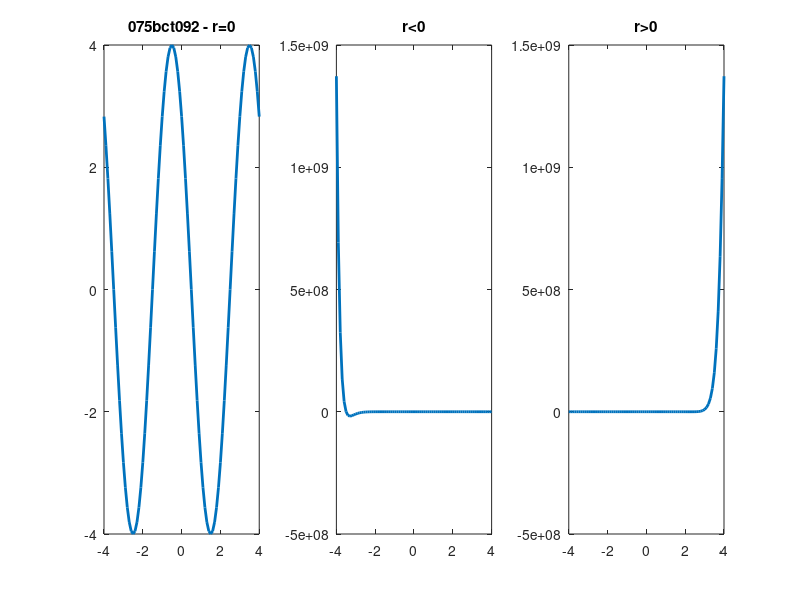

Recreate this plot in MATLAB.

t = -4:0.1:4;
c = 4;
r = 0;
w0 = 2*pi/4;
theta = pi/4;

x = abs(c)*exp(r*t).*(cos(w0*t+theta)+1i*sin(w0*t+theta));
subplot(1,3,1);
plot(t,x,'LineWidth',2);
title('075bct092 - r=0');

r = -5;
x = abs(c)*exp(r*t).*(cos(w0*t+theta)+1i*sin(w0*t+theta));
subplot(1,3,2);
plot(t,x,'LineWidth',2);
title('r<0');

r = 5;
x = abs(c)*exp(r*t).*(cos(w0*t+theta)+1i*sin(w0*t+theta));
subplot(1,3,3);
plot(t,x,'LineWidth',2);
title('r>0');